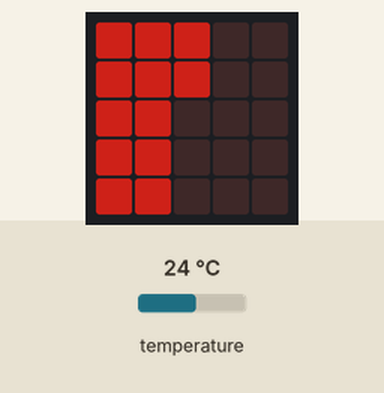
Simulated run of this program. Board: BBC micro:bit running MicroPython. Shown: the board's 5×5 LED display. Inputs (shaded band) come from the test bench; at power-on: temperature 24 °C. Dim RGB values are drawn brighter than linear.

Above: at 1.2 s.
1.3 s: temperature set to 12 °C
At 2.0 s:
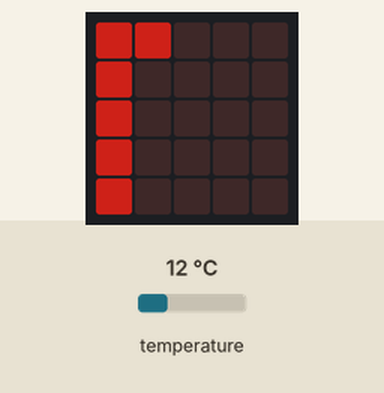
3.0 s: temperature set to 19 °C
At 3.5 s:
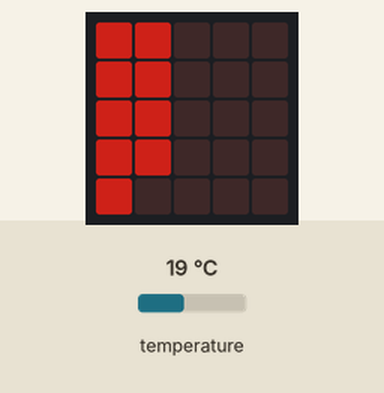
4.5 s: temperature set to 28 °C
At 4.9 s:
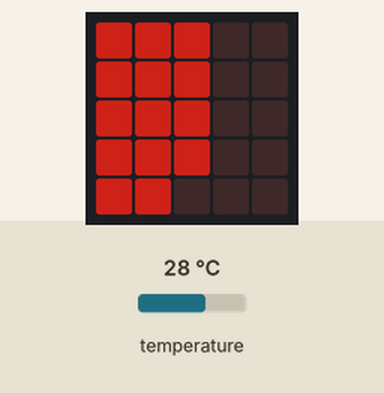
6.0 s: temperature set to 33 °C
At 6.3 s:
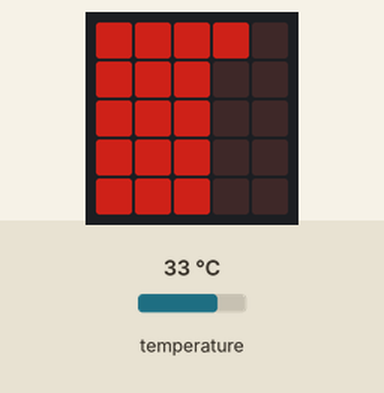
7.5 s: temperature set to 41 °C
At 9.0 s:
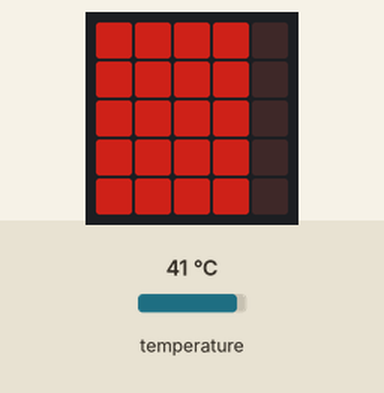
Timing chart, 0 to 10.0 s (numbered marks = the images above; inputs shaded):
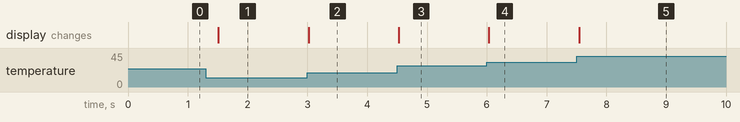

The program:

microbit-temp-sensor.py
```python
from microbit import *

brightness = 4

while True:

    temp_in_c = temperature()
    pixel_temp = 0

    for x in range(5):
        for y in range(5):
            pixel_temp += 2
            pixel_intensity = brightness if int(temp_in_c) >= pixel_temp else 0
            display.set_pixel(x, y, pixel_intensity)

            # debug only
            # print(str(x) + ', ' + str(y) + ' : ' + str(pixel_temp) + ' -> ' + str(temp_in_c))
            # sleep(500)

    sleep(500)
```

Measured:
- after the input at 1.3 s, the display: changes after 0.21 s (image 1)
- after the input at 3.0 s, the display: changes at once (image 2)
- after the input at 4.5 s, the display: changes at once (image 3)
- after the input at 6.0 s, the display: changes at once (image 4)
- after the input at 7.5 s, the display: changes at once (image 5)
